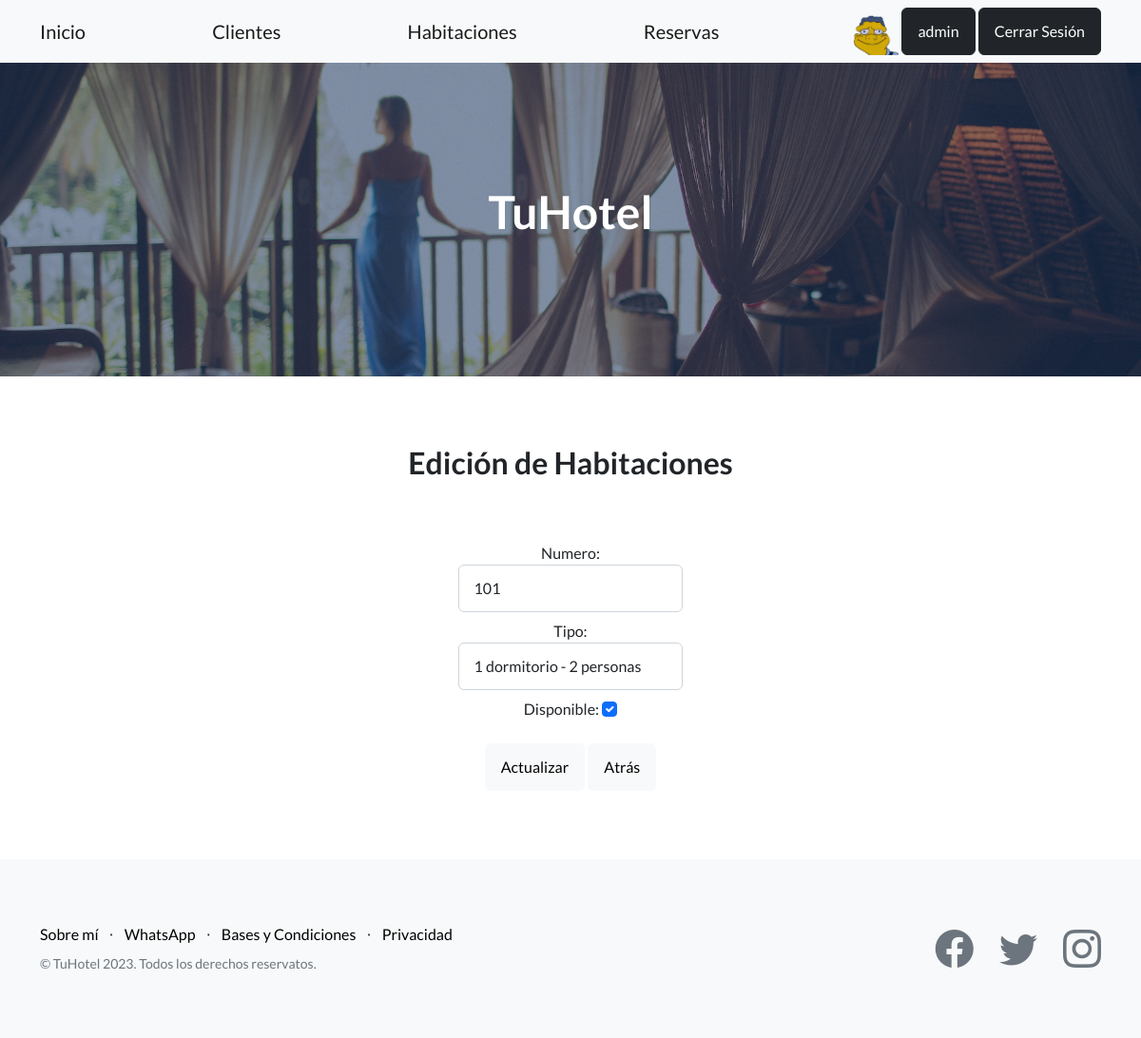
The page /apphotel/editar-habitacion/14 (signed in) on the database its author committed.
### AppHotel/models.py (models this page shows, shortened)
class Habitacion(models.Model):
    numero = models.IntegerField()
    tipo = models.CharField(max_length=30)
    disponible = models.BooleanField()

### AppHotel/views.py (the view)
# urls.py: path('editar-habitacion/<pk>', HabitacionEditar.as_view(), name = 'EditarHabitacion'),
class HabitacionEditar(LoginRequiredMixin, UpdateView):
    model = Habitacion
    template_name = 'editar_habitacion.html'
    fields = '__all__'
    success_url = '/apphotel/lista-habitaciones/'
    def get_form(self, form_class=None):
        form = super().get_form(form_class=form_class)
        form.fields['numero'].widget.attrs.update({'class': 'form-control'})
        form.fields['tipo'].widget.attrs.update({'class': 'form-control'})
        form.fields['disponible'].widget.attrs.update({'class': 'form-check-input'})
        return form
    def get_context_data(self, **kwargs):
        context = super().get_context_data(**kwargs)
        try:
            avatar = Avatar.objects.get(user=self.request.user.id)
            context['url'] = avatar.imagen.url
        except Avatar.DoesNotExist:
            pass
        return context

### AppHotel/templates/editar_habitacion.html (shortened to what this page needs)
{% extends 'base.html' %}
{% load static %}
{% block contenido_cambio %}
    <h2 class="mx-auto my-5 p-3">Edición de Habitaciones</h2>
    <form class="mx-auto" style="width: 20%;" action="{% url 'EditarHabitacion' habitacion.id %}" method="POST"> {% csrf_token %}
        <div class="form-group mb-2">
            {{form.numero.label_tag}}
            {{ form.numero }}
        </div>
        <div class="form-group mb-2">
            {{form.tipo.label_tag}}
            {{ form.tipo }}
        </div>
        <div class="form-group mb-2">
            {{form.disponible.label_tag}}
            {{ form.disponible }}
        </div>
        <button class="btn btn-light ms-auto my-3" type='submit'>
            Actualizar
        </button>
        <button class="btn btn-light ms-auto">
            Atrás
        </button>
    </form>
{% endblock contenido_cambio %}

### AppHotel/templates/navbar.html
<nav class="navbar navbar-light bg-light static-top">
    <div class="container">
        <a class="navbar-brand" href= {% url 'Inicio' %} >Inicio</a>
        <a class="navbar-brand" href= {% url 'ListaClientes' %} >Clientes</a>
        <a class="navbar-brand" href= {% url 'ListaHabitacion' %} >Habitaciones</a>
        <a class="navbar-brand" href= {% url 'ListaReservas' %} >Reservas</a>
        {% if user.is_authenticated %}
             <div >
                {% if url %}
                    <img  height="50px" src="{{ url }}" alt="Avatar">
                {% endif %}
                <a class="btn btn-dark " href="{% url 'EditarUsuario' %}">{{ user.username }}</a>
                <a class="btn btn-dark" href= {% url 'Logout' %} >Cerrar Sesión</a>
            </div>
        {% else %}
            <a class="btn btn-dark" href= {% url 'Login' %}  >Iniciar Sesión</a>
        {% endif %}
    </div>
</nav>

### rows shown on the page
Habitacion: numero "101", tipo "1 dormitorio - 2 personas", disponible "☑"

### other values the page prints
{{ user.username }} "admin"
